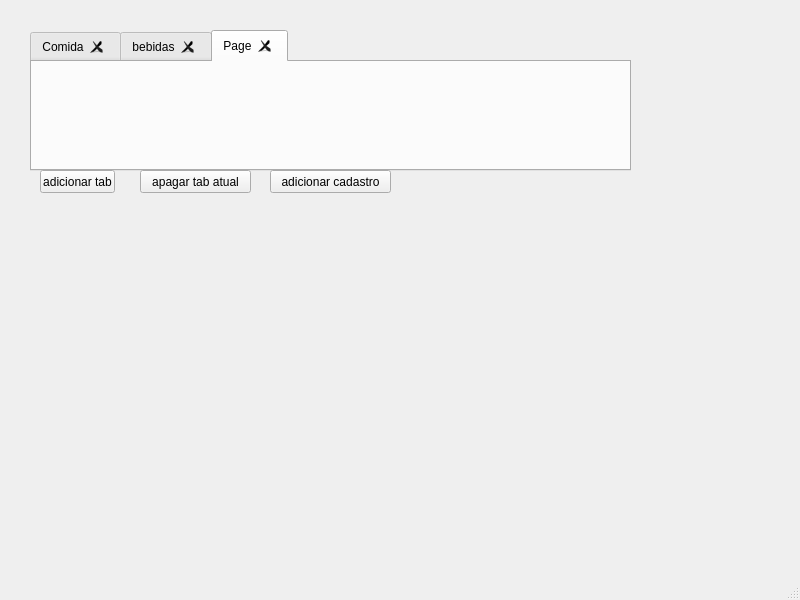
<?xml version="1.0" encoding="UTF-8"?>
<ui version="4.0">
 <class>MainWindow</class>
 <widget class="QMainWindow" name="MainWindow">
  <property name="geometry">
   <rect>
    <x>0</x>
    <y>0</y>
    <width>800</width>
    <height>600</height>
   </rect>
  </property>
  <property name="windowTitle">
   <string>MainWindow</string>
  </property>
  <widget class="QWidget" name="centralwidget">
   <widget class="QTabWidget" name="tabWidget">
    <property name="geometry">
     <rect>
      <x>30</x>
      <y>30</y>
      <width>601</width>
      <height>141</height>
     </rect>
    </property>
    <property name="currentIndex">
     <number>2</number>
    </property>
    <property name="tabsClosable">
     <bool>true</bool>
    </property>
    <widget class="QWidget" name="tab">
     <attribute name="title">
      <string>Comida</string>
     </attribute>
     <widget class="QLabel" name="label">
      <property name="geometry">
       <rect>
        <x>20</x>
        <y>20</y>
        <width>47</width>
        <height>13</height>
       </rect>
      </property>
      <property name="text">
       <string>pizza</string>
      </property>
     </widget>
    </widget>
    <widget class="QWidget" name="tab_2">
     <attribute name="title">
      <string>bebidas</string>
     </attribute>
     <widget class="QLabel" name="label_2">
      <property name="geometry">
       <rect>
        <x>30</x>
        <y>10</y>
        <width>47</width>
        <height>13</height>
       </rect>
      </property>
      <property name="text">
       <string>chopp</string>
      </property>
     </widget>
    </widget>
    <widget class="QWidget" name="tab_3">
     <attribute name="title">
      <string>Page</string>
     </attribute>
    </widget>
   </widget>
   <widget class="QPushButton" name="pushButton">
    <property name="geometry">
     <rect>
      <x>40</x>
      <y>170</y>
      <width>75</width>
      <height>23</height>
     </rect>
    </property>
    <property name="text">
     <string>adicionar tab</string>
    </property>
   </widget>
   <widget class="QPushButton" name="pushButton_2">
    <property name="geometry">
     <rect>
      <x>140</x>
      <y>170</y>
      <width>111</width>
      <height>23</height>
     </rect>
    </property>
    <property name="text">
     <string>apagar tab atual</string>
    </property>
   </widget>
   <widget class="QPushButton" name="pushButton_3">
    <property name="geometry">
     <rect>
      <x>270</x>
      <y>170</y>
      <width>121</width>
      <height>23</height>
     </rect>
    </property>
    <property name="text">
     <string>adicionar cadastro</string>
    </property>
   </widget>
  </widget>
  <widget class="QMenuBar" name="menubar">
   <property name="geometry">
    <rect>
     <x>0</x>
     <y>0</y>
     <width>800</width>
     <height>21</height>
    </rect>
   </property>
  </widget>
  <widget class="QStatusBar" name="statusbar"/>
 </widget>
 <resources/>
 <connections/>
</ui>
